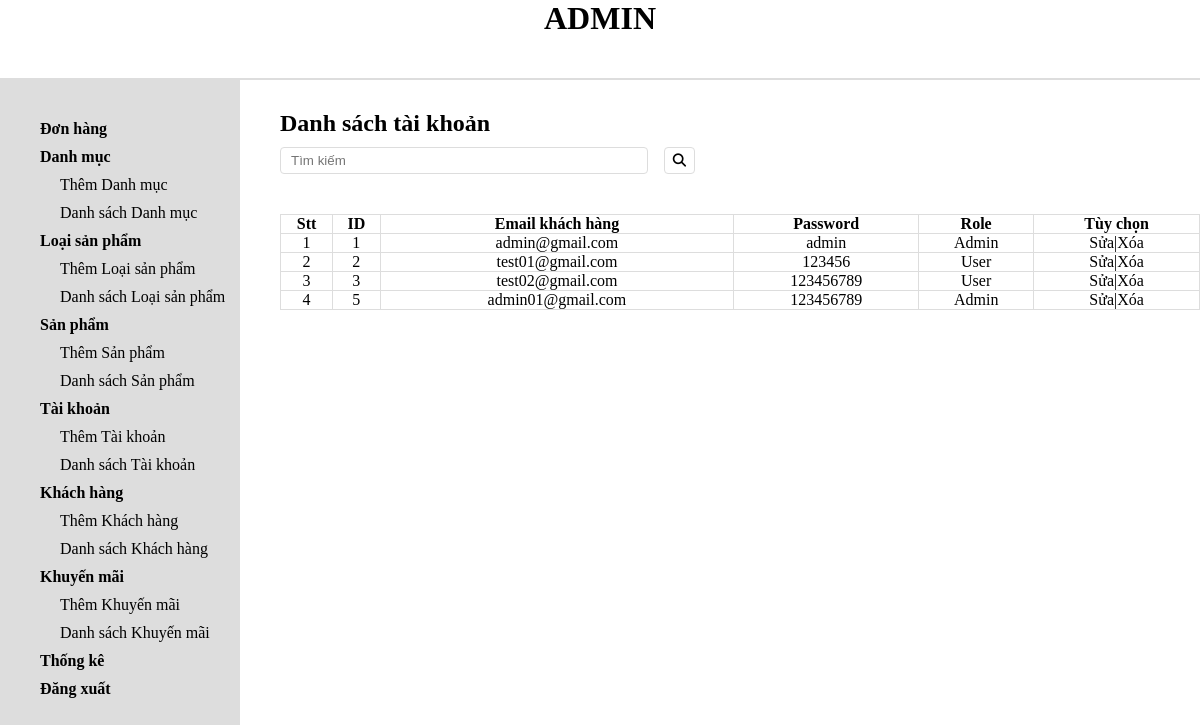
Page /admin/tklist.php on the committed database.
### tables this page shows
CREATE TABLE `taikhoan` (
  `MaTK` int(11) NOT NULL,
  `Username` varchar(255) NOT NULL,
  `Email` varchar(255) NOT NULL,
  `Password` varchar(255) NOT NULL,
  `Role` varchar(255) NOT NULL
);

### admin/tklist.php (the view, shortened to what this page needs)
<?php
include "header.php";
include "slider.php";
$con = ketnoi();
?>
<div class="admin-content-right">
    <div class="admin-content-right-cartegory_list">
        <h1>Danh sách tài khoản</h1>
        <div id="search_admin">
             <input type="text" id="search-text" placeholder="Tìm kiếm">
             <button id="search-btn" onclick="Search('TK')"><i class="fa-solid fa-magnifying-glass"></i></button>
        </div>
        <table id="base-view">
            <tr>
                <th>Stt</th>
                <th>ID</th>
                <th>Email khách hàng</th>
                <th>Password</th>
                <th>Role</th>
                <th>Tùy chọn</th>
            </tr>
            <?php
                $stt = 1;
                $Query = "SELECT * FROM taikhoan";
                $Result = mysqli_query($con,$Query) or die(mysqli_error($con));
                while($rows = mysqli_fetch_assoc($Result))
                {
                    ?>
                    <tr>
                        <td><?php echo $stt ?></td>
                        <td><?php echo $rows['MaTK'];?></td>
                        <td><?php echo $rows['Email'];?></td>
                        <td><?php echo $rows['Password'];?></td>
                        <td><?php echo $rows['Role'];?></td>
                        <td><a href="tkedit.php?id=<?php echo $rows['MaTK'] ?>">Sửa</a>|<a href="../model/delete_model.php?place=TK&&id=<?php echo $rows['MaTK'];?>">Xóa</a></td>
                    </tr>
                    <?php
                    $stt++;
                }
            ?>
        </table>
    </div>
</div>
</section>
</body>
</html>

### admin/style.css (style rules this page uses)
* { margin:0; padding:0; box-sizing: border-box; color:black; outline:none; }
a { text-decoration: none; }
.admin-content-right { width:80%; padding:30px 0 0 40px; }
.admin-content-right-cartegory_list table { width:100%; text-align: center; margin-top: 20px; }
.admin-content-right-cartegory_list table tr th,td { border:1px solid #dddddd; }
table { border-collapse: collapse; }
#search_admin { display:flex; align-items: center; margin: 10px 0 20px 0; width:415px; display:flex; margin-bottom: 40px; }
#search-text { flex:2; padding: 5px 10px; margin-right:16px; border:1px solid #dddddd; border-radius:4px; }
#search-btn { padding:5px 8px; color:rgb(61, 60, 60); background-color: #fff; border: 1px solid #dddddd; border-radius:4px; cursor:pointer; }

### rows in the picture
taikhoan: MaTK "1", Email "admin@gmail.com", Password "admin", Role "Admin"
taikhoan: MaTK "2", Email "test01@gmail.com", Password "123456", Role "User"
taikhoan: MaTK "3", Email "test02@gmail.com", Password "123456789", Role "User"
taikhoan: MaTK "5", Email "admin01@gmail.com", Password "123456789", Role "Admin"
